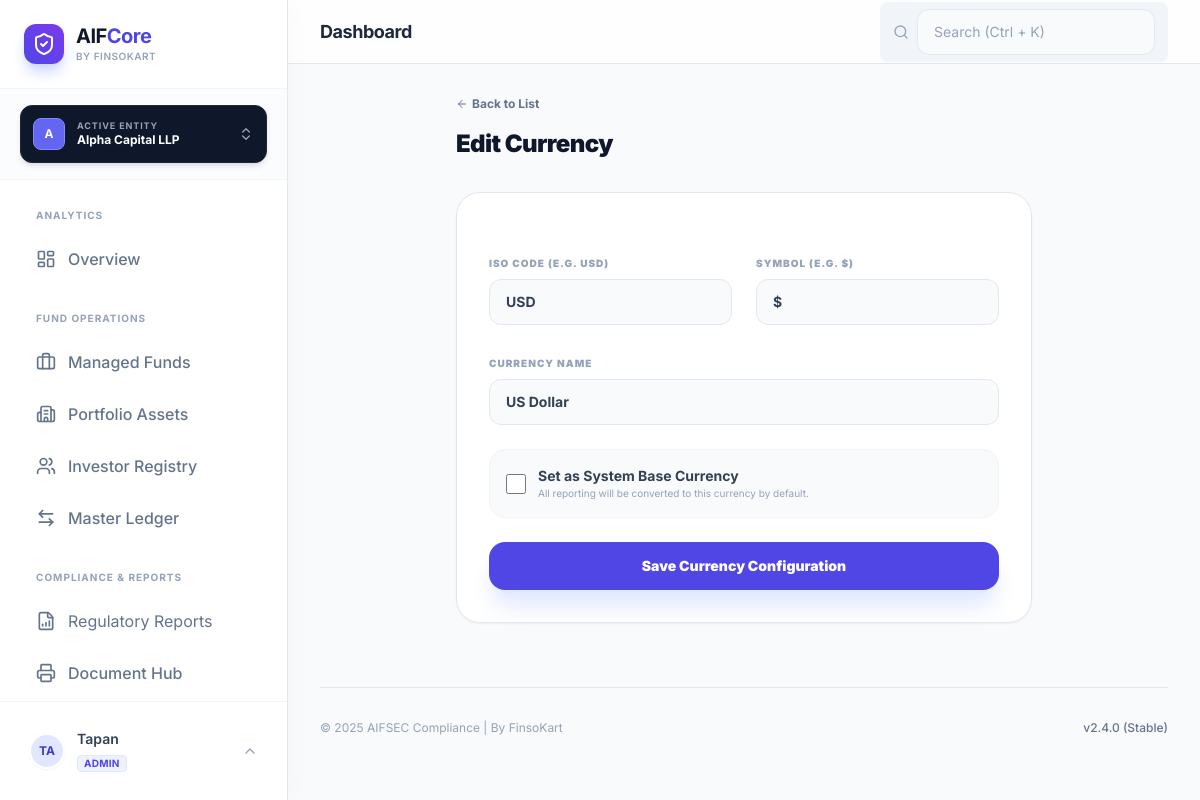
The app's page /portal/settings/currencies/2/edit/ (signed in) with its own data.
### manager_entities/models.py (models this page shows, shortened)
class ManagerEntity(models.Model):
    name = models.CharField(max_length=255, unique=True)
    sebi_manager_registration_no = models.CharField(max_length=64, blank=True, null=True)
    cin = models.CharField(max_length=21, blank=True, null=True)
    pan = models.CharField(max_length=10, blank=True, null=True)
    gstin = models.CharField(max_length=15, blank=True, null=True)
    registered_address = models.TextField(blank=True, null=True)
    contact_email = models.EmailField(blank=True, null=True)
    contact_phone = models.CharField(max_length=20, blank=True, null=True)
    created_at = models.DateTimeField(auto_now_add=True)
    class Meta:
        ordering = ["name"]
        verbose_name = "Manager Entity"
        verbose_name_plural = "Manager Entities"

class EntityMembership(models.Model):
    ROLE_CHOICES = [
        ('ADMIN', 'Super Admin'),     # Can manage team and all fund data
        ('MANAGER', 'Fund Manager'),  # Can record transactions
        ('COMPLIANCE', 'Officer'),    # Read-only + Reporting access
    ]
    user = models.ForeignKey(User, on_delete=models.CASCADE, related_name='memberships')
    entity = models.ForeignKey(ManagerEntity, on_delete=models.CASCADE, related_name='members')
    role = models.CharField(max_length=20, choices=ROLE_CHOICES, default='MANAGER')
    is_active_selection = models.BooleanField(default=False) # Helper for session defaults
    class Meta:
        unique_together = ('user', 'entity') # One user, one role per entity

### currencies/models.py (models this page shows, shortened)
class Currency(models.Model):
    code = models.CharField(max_length=3, unique=True, help_text="ISO 4217 Code (e.g., USD, INR)")
    symbol = models.CharField(max_length=5, help_text="Symbol (e.g., $, ₹)")
    name = models.CharField(max_length=50)
    is_base = models.BooleanField(default=False, help_text="Is this the system reporting currency (e.g. INR)?")
    class Meta:
        verbose_name_plural = "Currencies"

### currencies/views.py (the view)
# urls.py: path('<int:pk>/edit/', views.currency_edit, name='currency_edit'),
@login_required
def currency_edit(request, pk):
    currency = get_object_or_404(Currency, pk=pk)
    if request.method == "POST":
        form = CurrencyForm(request.POST, instance=currency)
        if form.is_valid():
            form.save()
            messages.success(request, "Currency updated.")
            return redirect('currencies:currency_list')
    else:
        form = CurrencyForm(instance=currency)
    return render(request, 'currencies/currency_form.html', {'form': form})

### manager_entities/context.py (called while the page is built)
def active_manager_processor(request):
    if not request.user.is_authenticated:
        return {}
    memberships = EntityMembership.objects.filter(user=request.user).select_related('entity')
    active_id = request.session.get('active_entity_id')
    active_membership = None
    if active_id:
        active_membership = memberships.filter(entity_id=active_id).first()
    if not active_membership and memberships.exists():
        active_membership = memberships.first()
        request.session['active_entity_id'] = active_membership.entity.id
    return {
        'active_manager': active_membership.entity if active_membership else None,
        'user_role': active_membership.role if active_membership else None,
        'available_managers': [m.entity for m in memberships]
    }

### templates/currencies/currency_form.html (shortened to what this page needs)
{% extends 'base.html' %}
{% block content %}
<div class="max-w-xl mx-auto">
    <div class="mb-8">
        <a href="{% url 'currencies:currency_list' %}" class="text-xs font-bold text-slate-500 hover:text-indigo-600 flex items-center gap-1 mb-4">
            <i data-lucide="arrow-left" class="w-3 h-3"></i> Back to List
        </a>
        <h1 class="text-2xl font-black text-slate-900 tracking-tight">
            {% if form.instance.pk %}Edit Currency{% else %}Add New Currency{% endif %}
        </h1>
    </div>
    <div class="bg-white rounded-3xl border border-slate-200 shadow-sm p-8">
        <form method="post" class="space-y-6">
            <div class="grid grid-cols-2 gap-6">
                <div class="space-y-1.5">
                    <label class="text-[10px] font-black text-slate-400 uppercase tracking-widest">ISO Code (e.g. USD)</label>
                    {{ form.code }}
                </div>
                <div class="space-y-1.5">
                    <label class="text-[10px] font-black text-slate-400 uppercase tracking-widest">Symbol (e.g. $)</label>
                    {{ form.symbol }}
                </div>
            </div>
            <div class="space-y-1.5">
                <label class="text-[10px] font-black text-slate-400 uppercase tracking-widest">Currency Name</label>
                {{ form.name }}
            </div>
            <div class="flex items-center gap-3 p-4 bg-slate-50 rounded-2xl border border-slate-100">
                {{ form.is_base }}
                <div>
                    <label for="{{ form.is_base.id_for_label }}" class="text-sm font-bold text-slate-700 block">Set as System Base Currency</label>
                    <p class="text-[10px] text-slate-400">All reporting will be converted to this currency by default.</p>
                </div>
            </div>
            <button type="submit" class="w-full bg-indigo-600 text-white py-3.5 rounded-2xl font-black text-sm shadow-xl shadow-indigo-100 hover:bg-indigo-700 transition-all">
                Save Currency Configuration
            </button>
        </form>
    </div>
</div>
{% endblock %}

### templates/base.html (shortened to what this page needs)
<!DOCTYPE html>
<html lang="en">
<head>
    <script src="https://cdn.tailwindcss.com"></script>
</head>
<body class="text-slate-900 antialiased selection:bg-indigo-100 selection:text-indigo-700">
    <div class="flex h-screen overflow-hidden">
        <aside class="w-72 bg-white border-r border-slate-200 flex flex-col z-20 shadow-[4px_0_24px_rgba(0,0,0,0.02)] h-screen">
            <div class="p-6 border-b border-slate-100 flex items-center gap-3">
                <div class="w-10 h-10 bg-gradient-to-tr from-indigo-600 to-violet-600 rounded-xl flex items-center justify-center text-white shadow-lg shadow-indigo-200 shrink-0">
                    <i data-lucide="shield-check" class="w-6 h-6"></i>
                </div>
                <div>
                    <h1 class="font-bold text-xl tracking-tight text-slate-900 leading-tight">AIF<span class="text-indigo-600">Core</span></h1>
                    <p class="text-[10px] text-slate-400 font-semibold uppercase tracking-wider">By FinsoKart</p>
                </div>
            </div>
            <div class="px-5 py-4 border-b border-slate-100 bg-slate-50/50" x-data="{ switchOpen: false }">
                <div class="relative">
                    <button @click="switchOpen = !switchOpen" class="w-full flex items-center justify-between p-3 bg-slate-900 text-white rounded-xl shadow-md hover:bg-slate-800 transition-all group border border-slate-800">
                        <div class="flex items-center gap-3 overflow-hidden">
                            <div class="w-8 h-8 rounded-lg bg-indigo-500 flex items-center justify-center font-bold text-xs shrink-0 border border-indigo-400">
                                {{ active_manager.name|slice:":1"|upper }}
                            </div>
                            <div class="text-left overflow-hidden">
                                <p class="text-[9px] font-bold text-slate-400 uppercase tracking-widest leading-none mb-0.5">Active Entity</p>
                                <p class="text-xs font-bold truncate text-white w-28">{{ active_manager.name|default:"Select Entity" }}</p>
                            </div>
                        </div>
                        <i data-lucide="chevrons-up-down" class="w-4 h-4 text-slate-400 group-hover:text-white transition-colors"></i>
                    </button>
                </div>
            </div>
            <nav class="flex-1 p-5 space-y-1 overflow-y-auto">
                <p class="px-4 pb-2 pt-2 text-[10px] font-bold text-slate-400 uppercase tracking-widest">Analytics</p>
                <a href="{% url 'portal-home' %}"
                class="sidebar-link {% if request.resolver_match.url_name == 'portal-home' %}sidebar-link-active{% else %}sidebar-link-inactive{% endif %}">
                    <i data-lucide="layout-dashboard" class="w-5 h-5 shrink-0"></i>
                    <span>Overview</span>
                </a>
                <p class="px-4 pb-2 pt-6 text-[10px] font-bold text-slate-400 uppercase tracking-widest">Fund Operations</p>
                <a href="{% url 'funds:portal-funds' %}"
                class="sidebar-link {% if 'funds' in request.resolver_match.app_name %}sidebar-link-active{% else %}sidebar-link-inactive{% endif %}">
                    <i data-lucide="briefcase" class="w-5 h-5 shrink-0"></i>
                    <span>Managed Funds</span>
                </a>
                <a href="{% url 'investee_companies:portal-list' %}"
                class="sidebar-link {% if 'investee_companies' in request.resolver_match.app_name %}sidebar-link-active{% else %}sidebar-link-inactive{% endif %}">
                    <i data-lucide="building-2" class="w-5 h-5 shrink-0"></i>
                    <span>Portfolio Assets</span>
                </a>
                <a href="{% url 'investors:portal-list' %}"
                class="sidebar-link {% if 'investors' in request.resolver_match.app_name %}sidebar-link-active{% else %}sidebar-link-inactive{% endif %}">
                    <i data-lucide="users" class="w-5 h-5 shrink-0"></i>
                    <span>Investor Registry</span>
                </a>
                <a href="{% url 'portal-transactions' %}"
                class="sidebar-link {% if 'transactions' in request.resolver_match.app_name %}sidebar-link-active{% else %}sidebar-link-inactive{% endif %}">
                    <i data-lucide="arrow-left-right" class="w-5 h-5 shrink-0"></i>
                    <span>Master Ledger</span>
                </a>
                <p class="px-4 pb-2 pt-6 text-[10px] font-bold text-slate-400 uppercase tracking-widest">Compliance & Reports</p>
                <a href="{% url 'compliances:reports' %}"
                class="flex items-center gap-3 px-4 py-3 rounded-xl transition-all {% if request.resolver_match.view_name == 'compliances:reports' %}bg-indigo-600 text-white shadow-lg shadow-indigo-200{% else %}text-slate-500 hover:bg-slate-50 hover:text-slate-900{% endif %}">
                    <i data-lucide="file-bar-chart" class="w-5 h-5"></i>
                    <span>Regulatory Reports</span>
                </a>
                <a href="{% url 'docgen:hub' %}"
                class="sidebar-link {% if 'docgen' in request.resolver_match.app_name %}sidebar-link-active{% else %}sidebar-link-inactive{% endif %}">
                    <i data-lucide="printer" class="w-5 h-5 shrink-0"></i>
                    <span>Document Hub</span>
                </a>
            </nav>
            <div class="p-4 border-t border-slate-100 mt-auto">
                <div x-data="{ open: false }" class="relative">
                    <button @click="open = !open" class="w-full flex items-center gap-3 px-3 py-2.5 rounded-xl hover:bg-slate-50 border border-transparent hover:border-slate-200 transition-all text-left group">
                        <div class="w-9 h-9 rounded-full bg-indigo-100 flex items-center justify-center text-indigo-700 font-bold text-xs uppercase border-2 border-white shadow-sm shrink-0">
                            {{ user.username|slice:":2"|upper }}
                        </div>
                        <div class="flex-1 overflow-hidden">
                            <p class="text-sm font-semibold text-slate-700 group-hover:text-slate-900 truncate">{{ user.username }}</p>
                            <p class="text-[10px] text-indigo-600 font-bold uppercase tracking-wide bg-indigo-50 px-1.5 rounded inline-block mt-0.5 border border-indigo-100">
                                {{ user_role|default:"Viewer" }}
                            </p>
                        </div>
                        <i data-lucide="chevron-up" class="w-4 h-4 text-slate-400 transition-transform" :class="open ? 'rotate-180' : ''"></i>
                    </button>
                </div>
            </div>
        </aside>
        <main class="flex-1 flex flex-col h-screen overflow-hidden bg-[#f8fafc]">
            <header class="h-16 bg-white/80 backdrop-blur-md border-b border-slate-200 flex items-center justify-between px-8 z-10 sticky top-0">
                <div class="flex items-center gap-4">
                    <h2 class="text-lg font-bold text-slate-800 tracking-tight">{% block page_title %}Dashboard{% endblock %}</h2>
                </div>
                <div x-data="{
                        query: '',
                        results: [],
                        show: false,
                        search() {
                            if (this.query.length < 2) { this.results = []; return; }
                            fetch(`/api/search/?q=${this.query}`)
                                .then(res => res.json())
                                .then(data => {
                                    this.results = data;
                                    this.show = true;
                                });
                        }
                    }"
                    @click.away="show = false"
                    class="relative hidden md:block w-72">
                    <div class="flex items-center bg-slate-100 rounded-lg px-3 py-1.5 border border-transparent focus-within:bg-white focus-within:border-indigo-300 focus-within:ring-4 focus-within:ring-indigo-50 transition-all">
                        <i data-lucide="search" class="w-4 h-4 text-slate-400 shrink-0"></i>
                        <input
                            x-model="query"
                            @input.debounce.300ms="search()"
                            type="text"
                            placeholder="Search (Ctrl + K)"
                            class="bg-transparent border-none outline-none text-sm ml-2 w-full placeholder-slate-400"
                            autocomplete="off"
                        >
                    </div>
                </div>
            </header>
            <section class="flex-1 overflow-y-auto p-8 scroll-smooth">
                {% block content %}{% endblock %}
                <footer class="mt-16 pt-8 border-t border-slate-200 flex justify-between items-center text-xs text-slate-400">
                    <p>&copy; 2025 AIFSEC Compliance | By FinsoKart </p>
                    <p class="font-medium text-slate-500">v2.4.0 (Stable)</p>
                </footer>
            </section>
        </main>
    </div>
</body>
</html>

### templates/base.html (style rules this page uses)
body { font-family: 'Inter', sans-serif; background-color: #f8fafc; }
.sidebar-link { display: flex; align-items: center; gap: 12px; padding: 12px 16px; border-radius: 12px; font-weight: 500; transition: all 0.2s ease-in-out; width: 100%; }
.sidebar-link-inactive { color: #64748b; }

### templates/currencies/currency_form.html (style rules this page uses)
input[type="text"], select { width: 100%; padding: 0.75rem 1rem; background-color: #f8fafc; border: 1px solid #e2e8f0; border-radius: 0.75rem; font-size: 0.875rem; outline: none; }
input[type="checkbox"] { width: 1.25rem; h-weight: 1.25rem; accent-color: #4f46e5; }

### records on screen
ManagerEntity: name "A", name "Alpha Capital LLP"
EntityMembership: role "ADMIN"
Currency: code "USD", symbol "$", name "US Dollar"

### other values on screen
{{ user.username|slice:":2"|upper }} "TA"
{{ user.username }} "Tapan"
